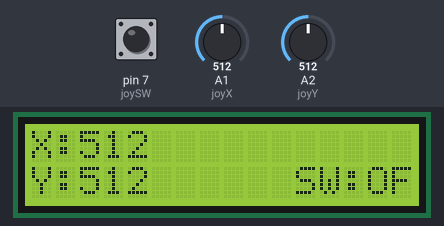
Bench run of a sketch on a simulated Arduino Uno, built with avr-gcc and run on an emulated ATmega328P. Parts: 16×2 character LCD. The inputs (shaded band) are chosen by the test bench; at power-on: pin 7 (joySW) HIGH, A1 (joyX) = 512, A2 (joyY) = 512.

Above: at 1.2 s.
1.3 s: pin 7 (joySW) pulled LOW for 0.15 s
At 1.42 s:
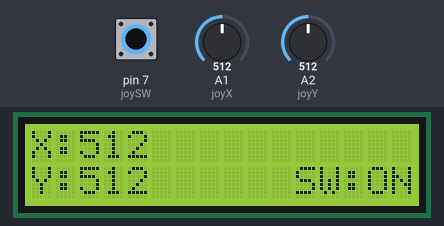
3.0 s: A1 (joyX) set to 716
At 3.7 s:
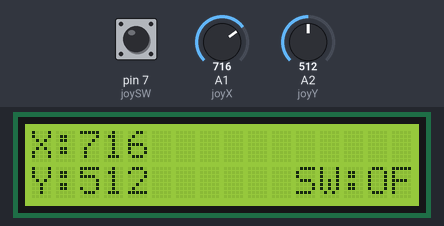
4.5 s: A2 (joyY) set to 716
At 5.7 s:
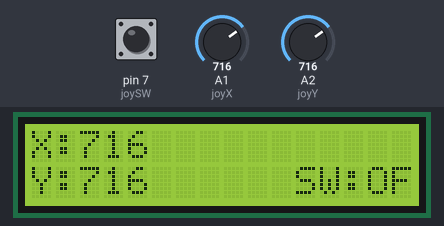
6.0 s: pin 7 (joySW) pulled LOW for 1 s
At 6.7 s:
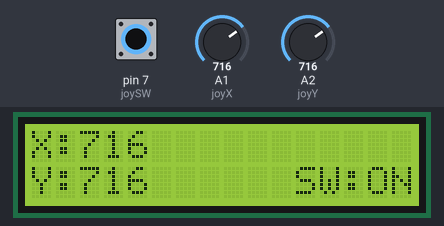
8.5 s: A1 (joyX) set to 900
At 9.7 s:
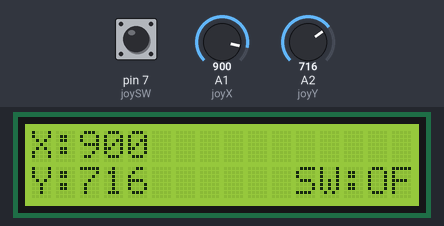
10.0 s: A2 (joyY) set to 900
At 11.0 s:
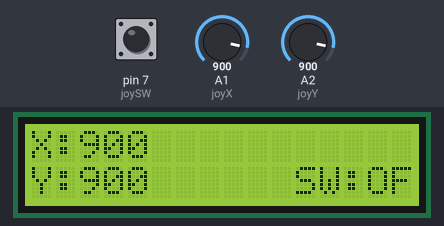
Timing chart, 0 to 12.5 s (numbered marks = the images above; inputs shaded):
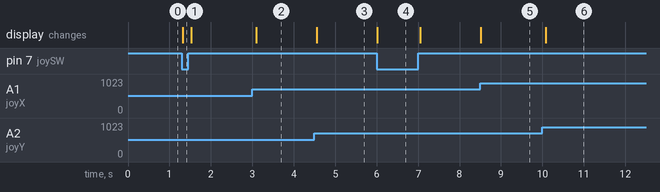

The sketch:

sketch_jul10a.ino
```cpp
#include <LiquidCrystal.h>

// LCD: RS, E, D4, D5, D6, D7
LiquidCrystal lcd(12, 11, 5, 4, 3, 2);

// Joystick pins
const int joyX = A1;
const int joyY = A2;
const int joySW = 7;

void setup() {
  pinMode(joySW, INPUT_PULLUP);

  lcd.begin(16, 2);
  lcd.clear();
}

void loop() {
  int x = analogRead(joyX);
  int y = analogRead(joyY);
  bool pressed = !digitalRead(joySW);

  // First line
  lcd.setCursor(0, 0);
  lcd.print("X:");
  lcd.print(x);
  lcd.print("     ");      // erase leftover digits

  // Second line
  lcd.setCursor(0, 1);
  lcd.print("Y:");
  lcd.print(y);
  lcd.print("     ");

  lcd.setCursor(11, 1);
  lcd.print("SW:");
  lcd.print(pressed ? "ON " : "OFF");

  delay(100);
}
```

Measured:
- after the input at 1.3 s, the display: changes at once (image 1)
- after the input at 3.0 s, the display: changes after 0.09 s (image 2)
- after the input at 4.5 s, the display: changes after 0.05 s (image 3)
- after the input at 6.0 s, the display: changes at once (image 4)
- after the input at 8.5 s, the display: changes at once (image 5)
- after the input at 10.0 s, the display: changes after 0.08 s (image 6)
